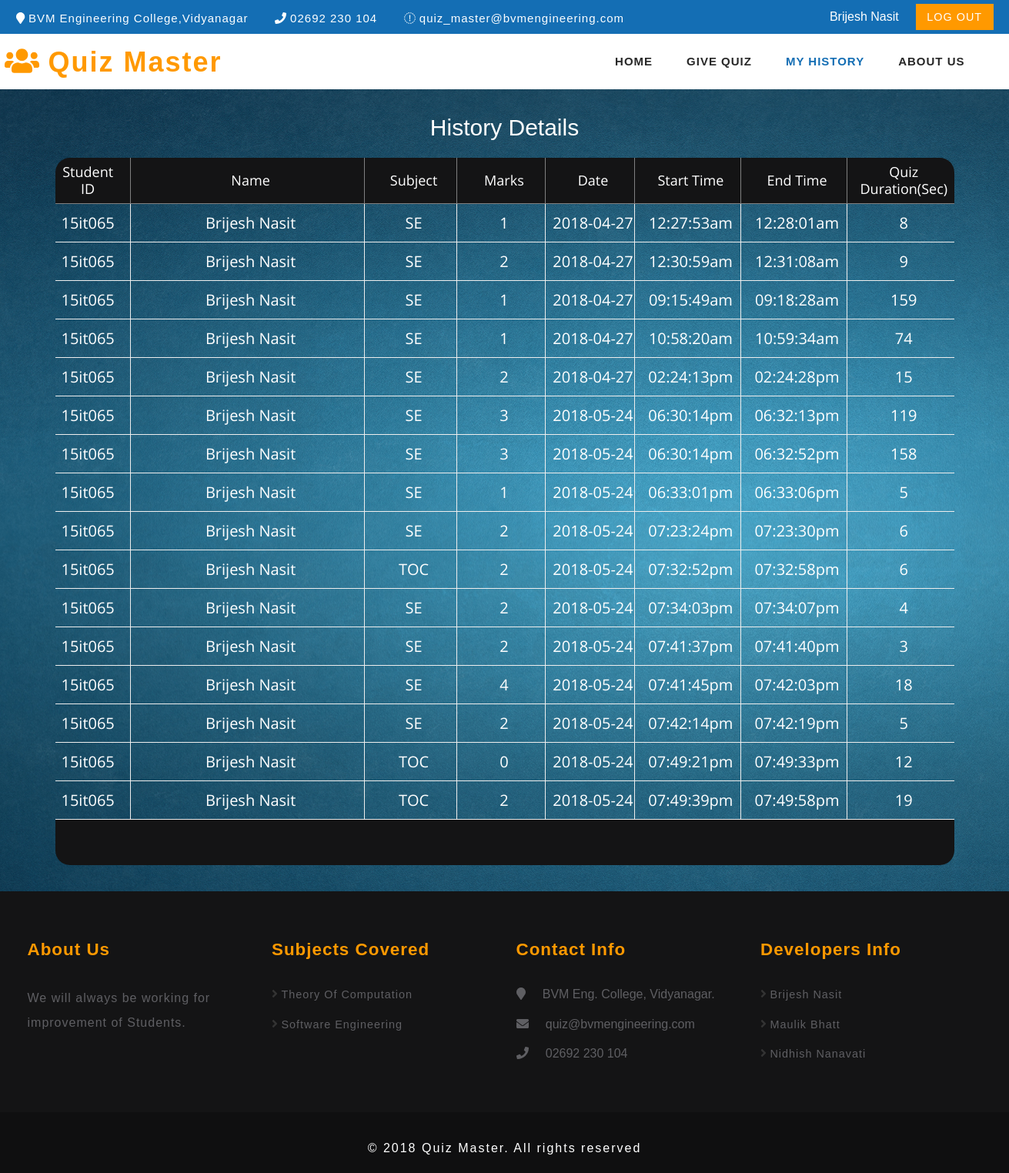
Screenshot of /history_details_stud.php (signed in) with the database file from the repository.
### tables this page shows
CREATE TABLE IF NOT EXISTS `student_info` (
  `id` int(250) NOT NULL AUTO_INCREMENT,
  `student_id` varchar(250) NOT NULL,
  `student_name` varchar(250) NOT NULL,
  `mobile_no` bigint(10) NOT NULL,
  `email_id` varchar(250) NOT NULL,
  `password` varchar(250) NOT NULL,
  PRIMARY KEY (`id`),
  UNIQUE KEY `student_id` (`student_id`)
);

CREATE TABLE IF NOT EXISTS `history_details` (
  `id` int(250) NOT NULL AUTO_INCREMENT,
  `student_id` varchar(250) NOT NULL,
  `name` varchar(250) NOT NULL,
  `subject` varchar(250) NOT NULL,
  `marks` int(250) NOT NULL,
  `start_time` varchar(250) NOT NULL,
  `end_time` varchar(250) NOT NULL,
  `quiz_duration` varchar(250) NOT NULL,
  `q_date` date NOT NULL,
  PRIMARY KEY (`id`)
);

### class/dbo.class.php (called while the page is built, shortened)
<?php
	class dbo
	{
		private $host	= "localhost";
		private	$user	= "root";
		private $dbnm	= "quiz_master";
		private $pass	= "admin1234";
		private $link;
		function __construct() {
		 	$this->link = mysqli_connect($this->host, $this->user, $this->pass, $this->dbnm) or die(mysqli_connect_error());
		}
		function get($sql) {
			$res = mysqli_query($this->link, $sql) or die(mysqli_error($this->link));
			$result=array();
			$i=0;
			while ($row=mysqli_fetch_assoc($res)) {
				$result[$i]=$row;
				$i++;
			}
			return $result;
		}
	}
		$db = new dbo();
?>

### history_details_stud.php (the view, shortened to what this page needs)
<?php
require_once("class/dbo.class.php");
  $uid = $_SESSION['s_id'];
  $pass = $_SESSION['s_pass'];
$sql1 = "SELECT * from student_info WHERE student_id= '$uid' AND password='$pass' ";
$uname="student_name";
$res = $db->get($sql1);
?>
<link href="css2/bootstrap.css" rel="stylesheet" type="text/css" media="all" />
  <link href="css2/style.css" rel="stylesheet" type="text/css" media="all" />
  <link href="css2/appointment_style.css" rel="stylesheet" type="text/css" media="all" />
  <link href="css2/font-awesome.css" rel="stylesheet">
<?php
foreach($res as $value){
?>
  <div class="header" id="home">
    <div class="top_menu_w3layouts">
<div class="container">
      <div class="header_left">
        <ul>
          <li><i class="fa fa-map-marker" aria-hidden="true"></i> BVM Engineering College,Vidyanagar</li>
          <li><i class="fa fa-phone" aria-hidden="true"></i> 02692 230 104 </li>
          <li><i class="fa fa-envelope-o" aria-hidden="true"></i> <a href="mailto:info@example.com">quiz_master@bvmengineering.com</a></li>
        </ul>
      </div>
      <div class="header_right">
        <ul class="forms_right">
          <li style="color: white"><?php echo $value[$uname]; ?></li>
          <li>&nbsp;&nbsp;&nbsp;</li>
          <li><a href="login.php"> Log Out</a> </li>
        </ul>
      </div>
      <div class="clearfix"> </div>
      </div>
    </div>
    <div class="content white">
      <nav class="navbar navbar-default" role="navigation">
        <div class="container">
          <div class="navbar-header">
            <a class="navbar-brand" href="">
              <h1><span class="fa fa-users" aria-hidden="true"></span>&nbsp;Quiz Master </h1>
            </a>
          </div>
          <div class="collapse navbar-collapse" id="bs-example-navbar-collapse-1">
            <nav>
              <ul class="nav navbar-nav">
                <li><a href="home_stud.php">Home</a></li>
                <li><a href="quiz_sel.php">Give Quiz</a></li>
                <li><a href="history_details_stud.php" class="active">My History</a></li>
                <li><a href="about_stud.php">About Us</a></li>
              </ul>
            </nav>
          </div>
        </div>
      </nav>
    </div>
  </div>
<?php
}
?>
<html>
	<link rel="stylesheet" type="text/css" href="table_css/fonts_table/font-awesome-4.7.0/css/font-awesome.min.css">
	<link rel="stylesheet" type="text/css" href="table_css/vendor_table_table/animate/animate.css">
	<link rel="stylesheet" type="text/css" href="table_css/vendor_table/select2/select2.min.css">
	<link rel="stylesheet" type="text/css" href="table_css/vendor_table/perfect-scrollbar/perfect-scrollbar.css">
	<link rel="stylesheet" type="text/css" href="table_css/css_table/util.css">
	<link rel="stylesheet" type="text/css" href="table_css/css_table/main.css">
<?php
	require_once("class/dbo.class.php");
	$uid = $_SESSION['s_id'];
	$item = "select * from history_details WHERE student_id='$uid'";
	$res = $db->get($item);
?>
	<div class="limiter">
		<div class="container-table100">
			<div class="wrap-table100">
				<div class="table100">
					<center><h2 style="color: white">History Details</h2></center><br>
					<table border="1" >
					<thead>
					<tr class="table100-head">
					<th class="column1">Student ID</th>
					<th class="column2">Name</th>
					<th class="column3">Subject</th>
					<th class="column4"><center>Marks</center></th>
					<th class="column5"><center>Date</center></th>
					<th class="column4"><center>Start Time</center></th>
          <th class="column4"><center>End Time</center></th>
          <th class="column4"><center>Quiz Duration(Sec)</center></th>
					</tr>
					</thead>
<?php
foreach($res as $value){
?>
	<tbody>
	<tr>
	<td class="column1">
	<?php echo $value['student_id']; ?>
	</td>
	<td class="column2">
	<?php echo $value['name']; ?>
	</td>
	<td class="column3">
	<?php echo $value['subject']; ?>
	</td>
	<td class="column4">
	<?php echo $value['marks']; ?>
	</td>
	<td class="column5">
	<?php echo $value['q_date']; ?>
	</td>
  <td class="column4">
  <?php echo $value['start_time']; ?>
  </td>
  <td class="column4">
  <?php echo $value['end_time']; ?>
  </td>
  <td class="column4">
  <?php echo $value['quiz_duration']; ?>
  </td>
	</tr>
<?php
}
 ?>
<thead>
<tr class="table100-head">
  <th colspan="9" rowspan="1" align="center"  class="column1">
  </th>
  </tr>
</thead>
	</tbody>
</table>
</div>
</div>
</div>
</div>
<?php
include("f1.php");
?>
</html>

### f1.php
<link href="css2/bootstrap.css" rel="stylesheet" type="text/css" media="all" />
  <link href="css2/style.css" rel="stylesheet" type="text/css" media="all" />
  <link href="css2/appointment_style.css" rel="stylesheet" type="text/css" media="all" />
  <link href="css2/font-awesome.css" rel="stylesheet">
	<div class="footer_top_agile_w3ls">
		<div class="container">
			<div class="col-md-3 footer_grid">
				<h3>About Us</h3>
				<p>We will always be working for improvement of Students.</p>
			</div>
			<div class="col-md-3 footer_grid">
				<h3>Subjects Covered</h3>
				<ul class="footer_grid_list">
					<li><i class="fa fa-angle-right" aria-hidden="true"></i>
						<a href="" data-toggle="modal" data-target="#myModal">Theory Of Computation </a>
					</li>
					<li><i class="fa fa-angle-right" aria-hidden="true"></i>
						<a href="" data-toggle="modal" data-target="#myModal">Software Engineering</a>
					</li>
				</ul>
			</div>
			<div class="col-md-3 footer_grid">
				<h3>Contact Info</h3>
				<ul class="address">
					<li><i class="fa fa-map-marker" aria-hidden="true"></i>&nbsp;&nbsp;&nbsp;&nbsp;&nbsp;BVM Eng. College, Vidyanagar. <span></span></li>
					<li><i class="fa fa-envelope" aria-hidden="true"></i><a href="mailto:info@example.com">&nbsp;&nbsp;&nbsp;&nbsp;&nbsp;quiz@bvmengineering.com</a></li>
					<li><i class="fa fa-phone" aria-hidden="true"></i>&nbsp;&nbsp;&nbsp;&nbsp;&nbsp;02692 230 104</li>
				</ul>
			</div>
			<div class="col-md-3 footer_grid">
				<h3>Developers Info</h3>
				<ul class="footer_grid_list">
					<li><i class="fa fa-angle-right" aria-hidden="true"></i>
						<a href="" data-toggle="modal" data-target="#myModal">Brijesh Nasit </a>
					</li>
					<li><i class="fa fa-angle-right" aria-hidden="true"></i>
						<a href="" data-toggle="modal" data-target="#myModal">Maulik Bhatt</a>
					</li>
					<li><i class="fa fa-angle-right" aria-hidden="true"></i>
						<a href="" data-toggle="modal" data-target="#myModal">Nidhish Nanavati</a>
					</li>
				</ul>
			</div>
			<div class="clearfix"> </div>
		</div>
	</div>
	<div class="footer_wthree_agile">
		<p>© 2018 Quiz Master. All rights reserved </p>
	</div>

### css2/style.css (style rules this page uses)
html, body { margin: 0; font-size: 100%; background: #fff; font-family: 'Source Sans Pro', sans-serif; }
body a { text-decoration: none; transition: 0.5s all; -webkit-transition: 0.5s all; -moz-transition: 0.5s all; -o-transition: 0.5s all; -ms-transition: 0.5s all; }
h1, h2, h3, h4, h5, h6 { margin: 0; font-family: 'Source Sans Pro', sans-serif; }
p { letter-spacing: 1px; font-size: 1em; line-height: 1.9em; color: #555; }
ul { margin: 0; padding: 0; }
.header_left { float: left; margin: .3em 0 0; }
.header_left ul li { display: inline-block; margin-right: 2em; font-size: 15px; color: #fcfeff; letter-spacing: 1px; }
.header_left ul li a { font-size: 15px; color: #fcfeff; text-decoration: none; }
.header_right { float: right; }
ul.forms_right { float: right; margin-top: 3px; }
ul.forms_right { float: right; }
ul.forms_right li a { background: #ff9900; color: #fff; font-size: 0.9em; padding: 0.6em 1em; text-transform: uppercase; letter-spacing: 1px; }
ul.forms_right li { display: inline-block; list-style: none; }
.top_menu_w3layouts { padding: 0.5em 0em; background: #146eb4; }
.content { margin: 0; padding: 0px; }
.navbar-nav { float: right; margin: 0; }
.content.white { background: #fff; }
.navbar { position: relative; min-height: 50px; margin-bottom: 0!important; border: 1px solid transparent; }
.navbar-default { background-color: #fff; border-color: #fff; padding: 10px 0; }
.navbar-brand { float: left; padding: 0!important; font-size: 18px; line-height: 0px!important; height: 0px!important; }
.navbar-default a.navbar-brand h1 { color: #ff9900; font-weight: 700; margin-top: 6px; letter-spacing: 2px; }
.navbar-default .navbar-nav>li>a { color: #282828; letter-spacing: 1px; font-weight: 600; text-transform: uppercase; font-size: 15px; padding: 15px 17px; }
.navbar-nav>li>a.active { color: #146eb4; background: none; }
.navbar-nav>li { float: left; margin: 0 5px; }
.footer_top_agile_w3ls { background: #141415; padding: 4em 0; }
.footer_wthree_agile { background: #0f0f10; padding: 1em 0; }
.footer_grid h3, .footer_grid_left h3 { font-size: 1.4em; color: #ff9900; position: relative; margin-bottom: 1.5em; font-weight: 600; letter-spacing: 1px; }
.footer_grid p { color: #5f5f63; line-height: 2em; margin-bottom: 2em; }
.footer_grid_list li, .address li { display: block; margin-bottom: 1em; }
.footer_grid_list li a { color: #5f5f63; text-decoration: none; line-height: 1.5em; letter-spacing: 1px; font-size: 0.9em; }
.footer_grid_list li:last-child, .address li:last-child { margin-bottom: 0; }
.address li { color: #5f5f63; }
.address li a { color: #5f5f63; text-decoration: none; }
.footer_wthree_agile p { color: #fff; font-size: 16px; letter-spacing: 2px; text-align: center; padding-top: 16px; }

### css2/appointment_style.css (style rules this page uses)
body a { color:red; transition: 0.5s all; -webkit-transition: 0.5s all; -moz-transition: 0.5s all; -o-transition: 0.5s all; -ms-transition: 0.5s all; text-decoration: none; }
h1, h2, h3, h4, h5, h6 { margin: 0; padding: 0; font-family: 'Source Sans Pro', sans-serif; }
p { margin: 0; }
ul { margin: 0; padding: 0; }
li { list-style-type:none; }

### rows the page displays
student_info: student_name "Brijesh Nasit"
history_details: student "15it065", name "Brijesh Nasit", subject "SE", marks "1", q_date "2018-04-27", start_time "12:27:53am", end_time "12:28:01am", quiz_duration "8"
history_details: student "15it065", name "Brijesh Nasit", subject "SE", marks "2", q_date "2018-04-27", start_time "12:30:59am", end_time "12:31:08am", quiz_duration "9"
history_details: student "15it065", name "Brijesh Nasit", subject "SE", marks "1", q_date "2018-04-27", start_time "09:15:49am", end_time "09:18:28am", quiz_duration "159"
history_details: student "15it065", name "Brijesh Nasit", subject "SE", marks "1", q_date "2018-04-27", start_time "10:58:20am", end_time "10:59:34am", quiz_duration "74"
history_details: student "15it065", name "Brijesh Nasit", subject "SE", marks "2", q_date "2018-04-27", start_time "02:24:13pm", end_time "02:24:28pm", quiz_duration "15"
history_details: student "15it065", name "Brijesh Nasit", subject "SE", marks "3", q_date "2018-05-24", start_time "06:30:14pm", end_time "06:32:13pm", quiz_duration "119"
history_details: student "15it065", name "Brijesh Nasit", subject "SE", marks "3", q_date "2018-05-24", start_time "06:30:14pm", end_time "06:32:52pm", quiz_duration "158"
history_details: student "15it065", name "Brijesh Nasit", subject "SE", marks "1", q_date "2018-05-24", start_time "06:33:01pm", end_time "06:33:06pm", quiz_duration "5"
history_details: student "15it065", name "Brijesh Nasit", subject "SE", marks "2", q_date "2018-05-24", start_time "07:23:24pm", end_time "07:23:30pm", quiz_duration "6"
history_details: student "15it065", name "Brijesh Nasit", subject "TOC", marks "2", q_date "2018-05-24", start_time "07:32:52pm", end_time "07:32:58pm", quiz_duration "6"
history_details: student "15it065", name "Brijesh Nasit", subject "SE", marks "2", q_date "2018-05-24", start_time "07:34:03pm", end_time "07:34:07pm", quiz_duration "4"
history_details: student "15it065", name "Brijesh Nasit", subject "SE", marks "2", q_date "2018-05-24", start_time "07:41:37pm", end_time "07:41:40pm", quiz_duration "3"
history_details: student "15it065", name "Brijesh Nasit", subject "SE", marks "4", q_date "2018-05-24", start_time "07:41:45pm", end_time "07:42:03pm", quiz_duration "18"
history_details: student "15it065", name "Brijesh Nasit", subject "SE", marks "2", q_date "2018-05-24", start_time "07:42:14pm", end_time "07:42:19pm", quiz_duration "5"
history_details: student "15it065", name "Brijesh Nasit", subject "TOC", marks "0", q_date "2018-05-24", start_time "07:49:21pm", end_time "07:49:33pm", quiz_duration "12"
history_details: student "15it065", name "Brijesh Nasit", subject "TOC", marks "2", q_date "2018-05-24", start_time "07:49:39pm", end_time "07:49:58pm", quiz_duration "19"
